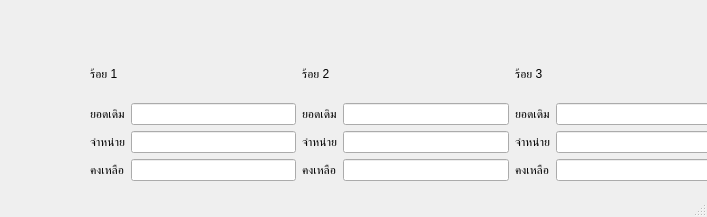
<?xml version="1.0" encoding="UTF-8"?>
<ui version="4.0">
 <class>MainWindow</class>
 <widget class="QMainWindow" name="MainWindow">
  <property name="geometry">
   <rect>
    <x>0</x>
    <y>0</y>
    <width>707</width>
    <height>217</height>
   </rect>
  </property>
  <property name="windowTitle">
   <string>MainWindow</string>
  </property>
  <widget class="QWidget" name="centralwidget">
   <widget class="QWidget" name="horizontalLayoutWidget">
    <property name="geometry">
     <rect>
      <x>90</x>
      <y>50</y>
      <width>631</width>
      <height>131</height>
     </rect>
    </property>
    <layout class="QHBoxLayout" name="horizontalLayout">
     <item>
      <layout class="QVBoxLayout" name="verticalLayout">
       <item>
        <widget class="QLabel" name="com1_title">
         <property name="text">
          <string>ร้อย 1</string>
         </property>
        </widget>
       </item>
       <item>
        <layout class="QFormLayout" name="formLayout">
         <item row="0" column="0">
          <widget class="QLabel" name="label_2">
           <property name="text">
            <string>ยอดเดิม</string>
           </property>
          </widget>
         </item>
         <item row="0" column="1">
          <widget class="QLineEdit" name="all1"/>
         </item>
         <item row="1" column="0">
          <widget class="QLabel" name="label_3">
           <property name="text">
            <string>จำหน่าย</string>
           </property>
          </widget>
         </item>
         <item row="1" column="1">
          <widget class="QLineEdit" name="active1"/>
         </item>
         <item row="2" column="0">
          <widget class="QLabel" name="label_4">
           <property name="text">
            <string>คงเหลือ</string>
           </property>
          </widget>
         </item>
         <item row="2" column="1">
          <widget class="QLineEdit" name="remain1"/>
         </item>
        </layout>
       </item>
      </layout>
     </item>
     <item>
      <layout class="QVBoxLayout" name="verticalLayout_2">
       <item>
        <widget class="QLabel" name="com2_title">
         <property name="text">
          <string>ร้อย 2</string>
         </property>
        </widget>
       </item>
       <item>
        <layout class="QFormLayout" name="formLayout_2">
         <item row="0" column="0">
          <widget class="QLabel" name="label_7">
           <property name="text">
            <string>ยอดเดิม</string>
           </property>
          </widget>
         </item>
         <item row="0" column="1">
          <widget class="QLineEdit" name="all2"/>
         </item>
         <item row="1" column="0">
          <widget class="QLabel" name="label_8">
           <property name="text">
            <string>จำหน่าย</string>
           </property>
          </widget>
         </item>
         <item row="1" column="1">
          <widget class="QLineEdit" name="active2"/>
         </item>
         <item row="2" column="0">
          <widget class="QLabel" name="label_9">
           <property name="text">
            <string>คงเหลือ</string>
           </property>
          </widget>
         </item>
         <item row="2" column="1">
          <widget class="QLineEdit" name="remain2"/>
         </item>
        </layout>
       </item>
      </layout>
     </item>
     <item>
      <layout class="QVBoxLayout" name="verticalLayout_3">
       <item>
        <widget class="QLabel" name="com3_title">
         <property name="text">
          <string>ร้อย 3</string>
         </property>
        </widget>
       </item>
       <item>
        <layout class="QFormLayout" name="formLayout_3">
         <item row="0" column="0">
          <widget class="QLabel" name="label_11">
           <property name="text">
            <string>ยอดเดิม</string>
           </property>
          </widget>
         </item>
         <item row="0" column="1">
          <widget class="QLineEdit" name="all3"/>
         </item>
         <item row="1" column="0">
          <widget class="QLabel" name="label_12">
           <property name="text">
            <string>จำหน่าย</string>
           </property>
          </widget>
         </item>
         <item row="1" column="1">
          <widget class="QLineEdit" name="active3"/>
         </item>
         <item row="2" column="0">
          <widget class="QLabel" name="label_13">
           <property name="text">
            <string>คงเหลือ</string>
           </property>
          </widget>
         </item>
         <item row="2" column="1">
          <widget class="QLineEdit" name="remain3"/>
         </item>
        </layout>
       </item>
      </layout>
     </item>
    </layout>
   </widget>
  </widget>
  <widget class="QMenuBar" name="menubar">
   <property name="geometry">
    <rect>
     <x>0</x>
     <y>0</y>
     <width>707</width>
     <height>21</height>
    </rect>
   </property>
  </widget>
  <widget class="QStatusBar" name="statusbar"/>
 </widget>
 <resources/>
 <connections/>
</ui>
